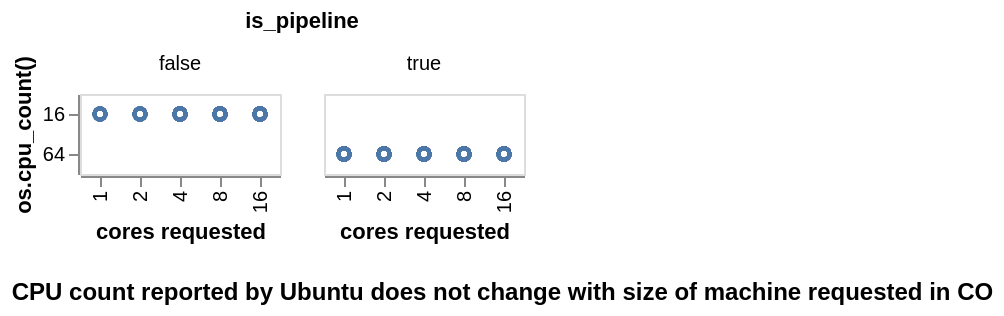

Notebook source saved alongside this figure:
### Markdown cell above
- for larger matrices, performance with no setting can be worse than setting manually 
- guidance in documentation is to set N-threads <= N-logical cores 

---

**BLAS sets the default N-threads to the number of logical cores available**

- in a 1 core / 8 GB flex machine, the OS gives misleading information about how many
  logical cores are available, which BLAS uses to set its threadpool size:

```
>>> python -m threadpoolctl -i numpy scipy.linalg
[
  {
    "user_api": "blas",
    "internal_api": "openblas",
    "num_threads": 16,
    "prefix": "libscipy_openblas",
    "filepath": "/opt/conda/lib/python3.12/site-packages/numpy.libs/libscipy_openblas64_-6bb31eeb.so",
    "version": "0.3.28",
    "threading_layer": "pthreads",
    "architecture": "SkylakeX"
  },
  {
    "user_api": "blas",
    "internal_api": "openblas",
    "num_threads": 16,
    "prefix": "libscipy_openblas",
    "filepath": "/opt/conda/lib/python3.12/site-packages/scipy.libs/libscipy_openblas-68440149.so",
    "version": "0.3.28",
    "threading_layer": "pthreads",
    "architecture": "SkylakeX"
  }
]
```

The OS misreports CPU cores across machine size, capsules and pipelines (used `os.cpu_count()`
before discovering `threadpoolctl` function):

### Code cell
(
    df.plot.point(
        x=alt.X('co cpu count:O').title('cores requested'),
        y=alt.Y('os cpu count:O').title('os.cpu_count()'),
        facet='is_pipeline',
    )
    .properties(
        title=alt.TitleParams(
            text='CPU count reported by Ubuntu does not change with size of machine requested in CO',
            anchor='start',
            orient='bottom',
            offset=20,
            fontSize=12,
        ),
    )
)

### Figure 1 — Vega-Lite specification as saved in the notebook (floating-point values rounded to 4 significant figures; data arrays with more than 128 entries replaced by an {"elided": "..."} marker saying what was removed)
{"config": {"view": {"continuousWidth": 300, "continuousHeight": 300}}, "data": {"name": "data-5c8c68973c9759de608d041d40f68ecd"}, "mark": {"type": "point", "tooltip": true}, "encoding": {"facet": {"field": "is_pipeline", "type": "nominal"}, "x": {"field": "co cpu count", "title": "cores requested", "type": "ordinal"}, "y": {"field": "os cpu count", "title": "os.cpu_count()", "type": "ordinal"}}, "params": [{"name": "param_7", "select": {"type": "interval", "encodings": ["x", "y"]}, "bind": "scales"}], "title": {"text": "CPU count reported by Ubuntu does not change with size of machine requested in CO", "anchor": "start", "fontSize": 12, "offset": 20, "orient": "bottom"}, "$schema": "https://vega.github.io/schema/vega-lite/v5.20.1.json", "datasets": {"data-5c8c68973c9759de608d041d40f68ecd": {"elided": "592 records"}}}
